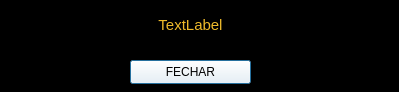
<?xml version="1.0" encoding="UTF-8"?>
<ui version="4.0">
 <class>Dialog</class>
 <widget class="QDialog" name="Dialog">
  <property name="geometry">
   <rect>
    <x>0</x>
    <y>0</y>
    <width>399</width>
    <height>92</height>
   </rect>
  </property>
  <property name="windowTitle">
   <string>Dialog</string>
  </property>
  <widget class="QFrame" name="frame">
   <property name="geometry">
    <rect>
     <x>0</x>
     <y>0</y>
     <width>401</width>
     <height>121</height>
    </rect>
   </property>
   <property name="styleSheet">
    <string notr="true">background-color: rgb(0, 0, 0);</string>
   </property>
   <property name="frameShape">
    <enum>QFrame::StyledPanel</enum>
   </property>
   <property name="frameShadow">
    <enum>QFrame::Raised</enum>
   </property>
   <widget class="QPushButton" name="pushButton">
    <property name="geometry">
     <rect>
      <x>130</x>
      <y>60</y>
      <width>121</width>
      <height>24</height>
     </rect>
    </property>
    <property name="styleSheet">
     <string notr="true">background-color: rgb(255, 255, 255);</string>
    </property>
    <property name="text">
     <string>FECHAR</string>
    </property>
   </widget>
   <widget class="QLabel" name="label">
    <property name="geometry">
     <rect>
      <x>70</x>
      <y>10</y>
      <width>241</width>
      <height>31</height>
     </rect>
    </property>
    <property name="styleSheet">
     <string notr="true">color: rgb(238, 186, 43);</string>
    </property>
    <property name="text">
     <string>&lt;html&gt;&lt;head/&gt;&lt;body&gt;&lt;p align=&quot;center&quot;&gt;&lt;span style=&quot; font-size:11pt;&quot;&gt;TextLabel&lt;/span&gt;&lt;/p&gt;&lt;/body&gt;&lt;/html&gt;</string>
    </property>
   </widget>
  </widget>
 </widget>
 <resources/>
 <connections/>
</ui>
